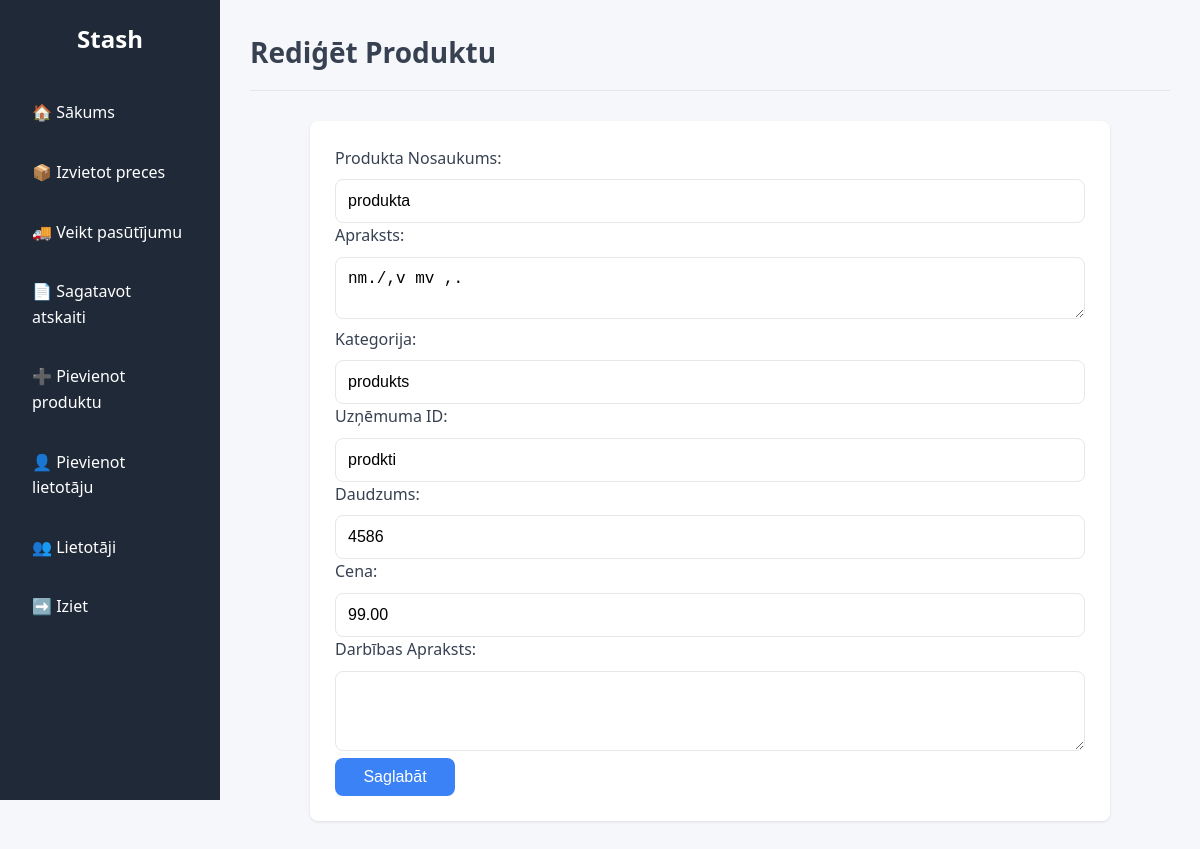
The page /edit_product.php?id=2 (signed in) on the database its author committed.
### tables this page shows
CREATE TABLE `products` (
  `id` int(11) NOT NULL,
  `name` varchar(255) NOT NULL,
  `description` text DEFAULT NULL,
  `category` varchar(100) NOT NULL,
  `company_id` varchar(100) DEFAULT NULL,
  `quantity` int(11) NOT NULL DEFAULT 0,
  `price` decimal(10,2) NOT NULL DEFAULT 0.00,
  `user_id` int(11) DEFAULT NULL,
  `created_at` timestamp NOT NULL DEFAULT current_timestamp(),
  `updated_at` timestamp NOT NULL DEFAULT current_timestamp() ON UPDATE current_timestamp()
);

### edit_product.php (the view, shortened to what this page needs)
<?php
include 'db.php';
$product_id = isset($_GET['id']) ? (int)$_GET['id'] : 0;
$product_data = null;
if ($product_id > 0) {
    $stmt = $conn->prepare("SELECT id, name, description, category, company_id, quantity, price FROM products WHERE id = ?");
    $stmt->bind_param("i", $product_id);
    $stmt->execute();
    $result = $stmt->get_result();
    $product_data = $result->fetch_assoc();
} else {
    $msg = "Invalid product ID.";
}
?>
<!DOCTYPE html>
<html lang="lv">
<head>
    <link rel="stylesheet" href="style.css">
</head>
<body>
<div class="wrapper">
    <aside class="sidebar">
        <h1 class="logo">Stash</h1>
        <nav class="menu">
            <a href="index.php" class="menu-item">🏠 Sākums</a>
            <?php if (isset($_SESSION['permissions']['can_manage_inventory']) && $_SESSION['permissions']['can_manage_inventory']): ?>
                <a href="manage_inventory.php" class="menu-item">📦 Izvietot preces</a>
            <?php endif; ?>
            <?php if (isset($_SESSION['permissions']['can_make_order']) && $_SESSION['permissions']['can_make_order']): ?>
                <a href="make_order.php" class="menu-item">🚚 Veikt pasūtījumu</a>
            <?php endif; ?>
            <?php if (isset($_SESSION['permissions']['can_create_report']) && $_SESSION['permissions']['can_create_report']): ?>
                <a href="create_report.php" class="menu-item">📄 Sagatavot atskaiti</a>
            <?php endif; ?>
            <?php if (isset($_SESSION['permissions']['can_add_product']) && $_SESSION['permissions']['can_add_product']): ?>
                <a href="add_product.php" class="menu-item">➕ Pievienot produktu</a>
            <?php endif; ?>
            <?php if (isset($_SESSION['permissions']['can_add_user']) && $_SESSION['permissions']['can_add_user']): ?>
                <a href="add_user.php" class="menu-item">👤 Pievienot lietotāju</a>
            <?php endif; ?>
            <?php if (isset($_SESSION['permissions']['can_manage_users']) && $_SESSION['permissions']['can_manage_users']): ?>
                <a href="manage_users.php" class="menu-item">👥 Lietotāji</a>
            <?php endif; ?>
            <a href="logout.php" class="menu-item">➡️ Iziet</a>
        </nav>
    </aside>
    <main class="content">
        <header class="page-header">
            <h2>Rediģēt Produktu</h2>
        </header>
        <section class="form-section">
            <?php if ($product_data): ?>
                <form method="POST" class="edit-product-form">
                    <label for="name">Produkta Nosaukums:</label>
                    <input type="text" id="name" name="name" value="<?= htmlspecialchars($product_data['name']) ?>">
                    <label for="description">Apraksts:</label>
                    <textarea id="description" name="description"><?= htmlspecialchars($product_data['description']) ?></textarea>
                    <label for="category">Kategorija:</label>
                    <input type="text" id="category" name="category" value="<?= htmlspecialchars($product_data['category']) ?>">
                    <label for="company_id">Uzņēmuma ID:</label>
                    <input type="text" id="company_id" name="company_id" value="<?= htmlspecialchars($product_data['company_id']) ?>">
                    <label for="quantity">Daudzums:</label>
                    <input type="text" id="quantity" name="quantity" value="<?= htmlspecialchars($product_data['quantity']) ?>">
                    <label for="price">Cena:</label>
                    <input type="text" id="price" name="price" value="<?= htmlspecialchars($product_data['price']) ?>">
                    <label for="action_description">Darbības Apraksts:</label>
                    <textarea id="action_description" name="action_description" rows="3"></textarea>
                    <button type="submit">Saglabāt</button>
                </form>
            <?php else: ?>
                <p>Produkta dati nav atrasti.</p>
            <?php endif; ?>
        </section>
    </main>
</div>
</body>
</html>

### style.css (style rules this page uses)
* { margin: 0; padding: 0; box-sizing: border-box; }
:root { --primary-color: #1f2937; --secondary-color: #374151; --accent-color: #3b82f6; --success-color: #10b981; --danger-color: #ef4444; --warning-color: #f59e0b; --text-color: #374151; --text-light: #6b7280; --background-color: #f5f7fa; --card-background: #ffffff; --border-radius: 8px; --transition: all 0.3s ease; }
body { font-family: 'Segoe UI', Tahoma, Geneva, Verdana, sans-serif; background-color: var(--background-color); color: var(--text-color); line-height: 1.6; }
.wrapper { display: flex; min-height: 100vh; }
.sidebar { width: 220px; background-color: var(--primary-color); color: white; padding: 20px; position: fixed; height: 100vh; overflow-y: auto; }
.logo { font-size: 24px; margin-bottom: 30px; text-align: center; font-weight: bold; }
.menu { display: flex; flex-direction: column; gap: 10px; }
.menu-item { color: white; text-decoration: none; padding: 12px; border-radius: var(--border-radius); transition: var(--transition); display: flex; align-items: center; gap: 10px; }
.content { flex-grow: 1; padding: 30px; margin-left: 220px; overflow-y: auto; }
.page-header { margin-bottom: 30px; padding-bottom: 15px; border-bottom: 1px solid #e5e7eb; }
.page-header h2 { font-size: 28px; color: var(--text-color); }
.form-section { background: var(--card-background); padding: 25px; border-radius: var(--border-radius); box-shadow: 0 1px 3px rgba(0,0,0,0.1); max-width: 800px; margin: 0 auto; }
label { display: block; margin-bottom: 8px; color: var(--text-color); font-weight: 500; }
input[type="text"], input[type="password"], input[type="number"], input[type="date"], input[type="email"], select, textarea { width: 100%; padding: 12px; border: 1px solid #e5e7eb; border-radius: var(--border-radius); font-size: 16px; transition: var(--transition); background-color: white; }
.button, button[type="submit"], .action-button { display: inline-block; padding: 8px 16px; background-color: var(--accent-color); color: white; border: none; border-radius: var(--border-radius); font-size: 14px; cursor: pointer; transition: var(--transition); text-decoration: none; text-align: center; margin-right: 8px; min-width: 80px; }
button[type="submit"] { padding: 10px 20px; font-size: 16px; width: auto; min-width: 120px; }

### rows shown on the page
products: name "produkta", description "nm./,v mv ,.", category "produkts", company_id "prodkti", quantity "4586", price "99.00"
